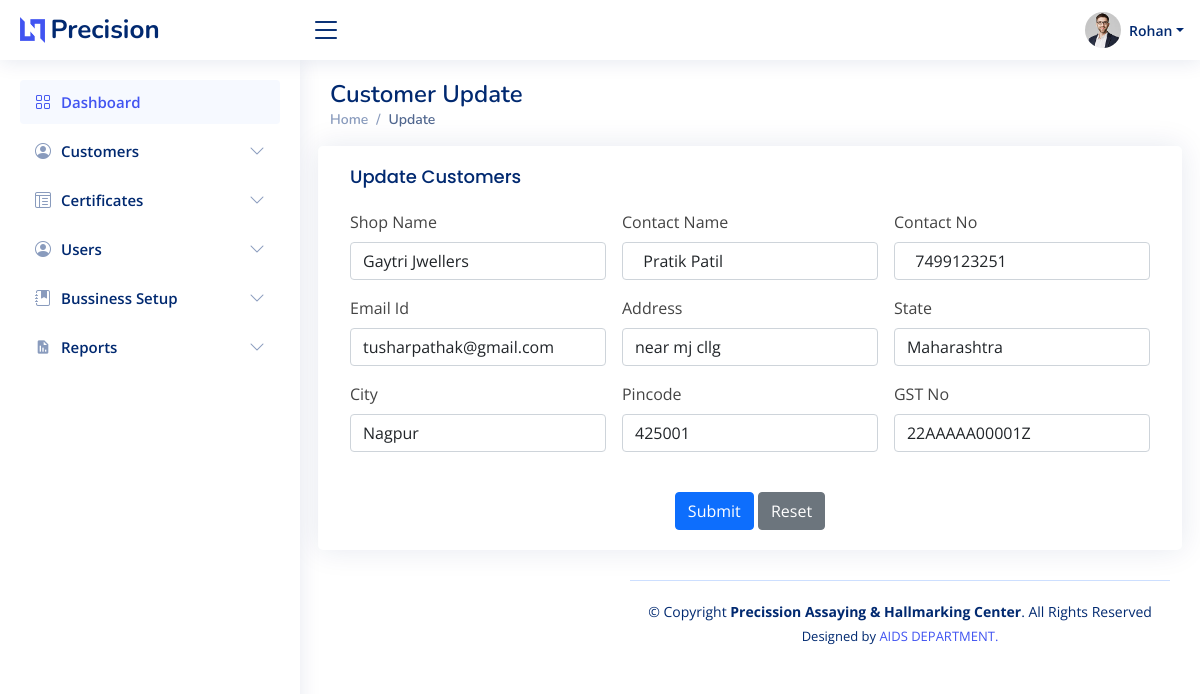
Screenshot of /customer-update.php?customer_id=1 (signed in) with the database file from the repository.
### tables this page shows
CREATE TABLE `customers` (
  `customer_id` int(11) NOT NULL,
  `shopname` varchar(20) NOT NULL,
  `gst_no` varchar(20) NOT NULL,
  `address` varchar(50) NOT NULL,
  `state` varchar(50) NOT NULL,
  `city` varchar(50) NOT NULL,
  `pincode` varchar(50) NOT NULL,
  `contact_name` varchar(50) NOT NULL,
  `contact_no` varchar(50) NOT NULL,
  `email_id` varchar(50) NOT NULL,
  `dob` date NOT NULL
);

CREATE TABLE `setup` (
  `id` int(11) NOT NULL,
  `bussiness_name` varchar(50) NOT NULL,
  `mobile_no` varchar(20) NOT NULL,
  `email` varchar(50) NOT NULL,
  `address` varchar(99) NOT NULL,
  `state` varchar(45) NOT NULL,
  `city` varchar(20) NOT NULL,
  `pincode` int(22) NOT NULL,
  `gst_no` varchar(22) NOT NULL,
  `bank_name` varchar(21) NOT NULL,
  `branch_name` varchar(45) NOT NULL,
  `IFSC_code` varchar(45) NOT NULL,
  `account_no` varchar(50) NOT NULL,
  `account_type` varchar(20) NOT NULL
);

### customer-update.php (the view, shortened to what this page needs)
<?php
    include "header.php";
    $customer_id=$_REQUEST['customer_id'];
    $q="select * from customers where `customer_id`=$customer_id";
    $res=mysqli_query($link,$q);
    $customer=mysqli_fetch_array($res);
 ?>
<main id="main" class="main">
<div class="pagetitle">
<h1>Customer Update</h1>
<nav>
        <ol class="breadcrumb">
          <li class="breadcrumb-item"><a href="index.html">Home</a></li>
          <li class="breadcrumb-item active">Update</li>
        </ol>
      </nav>
</div>
    <section class="section dashboard">
        <div class="row">
        <div class="card">
        <div class="card-body">
            <h5 class="card-title">Update Customers<span>  </span></h5>
            <form class="row g-3"  action="customer-update-save.php" method="POST">
                <div class="col-4">
                  <label for="inputNanme4" class="form-label">Shop Name</label>
                  <input type="text" class="form-control" id="inputNanme4" name="shopname" required value="<?php echo $customer['shopname']; ?>">
                </div>
                <div class="col-4">
                  <label for="inputNanme4" class="form-label">Contact Name</label>
                  <input type="text" class="form-control" id="inputNanme4" name="contact_name" required value="<?php echo $customer['contact_name']; ?>">
                </div>
                <div class="col-4">
                  <label for="inputContactNo" class="form-label">Contact No</label>
                  <input type="text" class="form-control" id="inputPassword4"  name="contact_no" required value="<?php echo $customer['contact_no']; ?>">
                </div>
                <div class="col-4">
                  <label for="inputNanme4" class="form-label">Email Id</label>
                  <input type="email" class="form-control" id="inputNanme4" name="email_id" required value="<?php echo $customer['email_id']; ?>">
                </div>
                <div class="col-4">
                  <label for="inputNanme4" class="form-label">Address</label>
                  <input type="text" class="form-control" id="inputNanme4" name="address" required value="<?php echo $customer['address']; ?>">
                </div>
                <div class="col-4">
                  <label for="inputNanme4" class="form-label">State</label>
                  <select name="state" id="state" class="form-control" value="<?php echo $customer['state']; ?>">
                                <option value="Maharashtra"<?php echo $customer['state']=='Maharashtra'?"selected":"";  ?>>Maharashtra</option>
                                </select>
                </div>
                <div class="col-4">
                  <label for="inputNanme4" class="form-label">City</label>
                  <input type="text" class="form-control" id="inputNanme4" name="city" required value="<?php echo $customer['city']; ?>">
                </div>
                <div class="col-4">
                  <label for="inputNanme4" class="form-label">Pincode</label>
                  <input type="text" class="form-control" id="inputNanme4" name="pincode" required value="<?php echo $customer['pincode']; ?>">
                </div>
                <div class="col-4">
                  <label for="inputNanme4" class="form-label">GST No</label>
                  <input type="text" class="form-control" id="inputNanme4" name="gst_no" required value="<?php echo $customer['gst_no']; ?>">
                </div>
                <div class="text-center" >
                    <br>
                  <button type="submit" class="btn btn-primary">Submit</button>
                  <button type="reset" class="btn btn-secondary">Reset</button>
                </div>
              </form>
        </div>
        </div>
        </div>
    </section>
<?php
    include "footer.php";
 ?>

### footer.php (shortened to what this page needs)
<footer id="footer" class="footer">
    <div class="copyright">
        &copy; Copyright <strong><span><?php echo $business['bussiness_name']; ?></span></strong>. All Rights Reserved
    </div>
    <div class="credits">
        Designed by <a href="">AIDS DEPARTMENT.</a>
    </div>
</footer>
</body>
</html>

### assets/css/style.css (style rules this page uses)
:root { scroll-behavior: smooth; }
body { font-family: "Open Sans", sans-serif; background-image:url("../img/bg.jpg"); background-repeat: no-repeat; background-size: cover; color: #444444; }
a { color: #4154f1; text-decoration: none; }
h1, h2, h3, h4, h5, h6 { font-family: "Nunito", sans-serif; }
#main { margin-top: 60px; padding: 20px 30px; transition: all 0.3s; }
.pagetitle { margin-bottom: 10px; }
.pagetitle h1 { font-size: 24px; margin-bottom: 0; font-weight: 600; color: #012970; }
.card { margin-bottom: 30px; border: none; border-radius: 5px; box-shadow: 0px 0 30px rgba(1, 41, 112, 0.1); overflow: hidden; }
.card-title { padding: 20px 0 15px 0; font-size: 18px; font-weight: 500; color: #012970; font-family: "Poppins", sans-serif; }
.card-body { padding: 0 20px 20px 20px; }
.breadcrumb { font-size: 14px; font-family: "Nunito", sans-serif; color: #899bbd; font-weight: 600; }
.breadcrumb a { color: #899bbd; transition: 0.3s; }
.breadcrumb .breadcrumb-item::before { color: #899bbd; }
.breadcrumb .active { color: #51678f; font-weight: 600; }
@media (min-width: 1200px) { #main, #footer { margin-left: 300px; } }
.footer { padding: 20px 0; font-size: 14px; transition: all 0.3s; border-top: 1px solid #cddfff; }
.footer .copyright { text-align: center; color: #012970; }
.footer .credits { padding-top: 5px; text-align: center; font-size: 13px; color: #012970; }

### rows the page displays
customers: shopname "Gaytri Jwellers", contact_name "Pratik Patil", contact_no "7499123251", email_id "tusharpathak@gmail.com", address "near mj cllg", state "Maharashtra", city "Nagpur", pincode "425001", gst_no "22AAAAA00001Z"
setup: bussiness_name "Precission Assaying & Hallmarking Center"

### other values shown
$name "Rohan"
